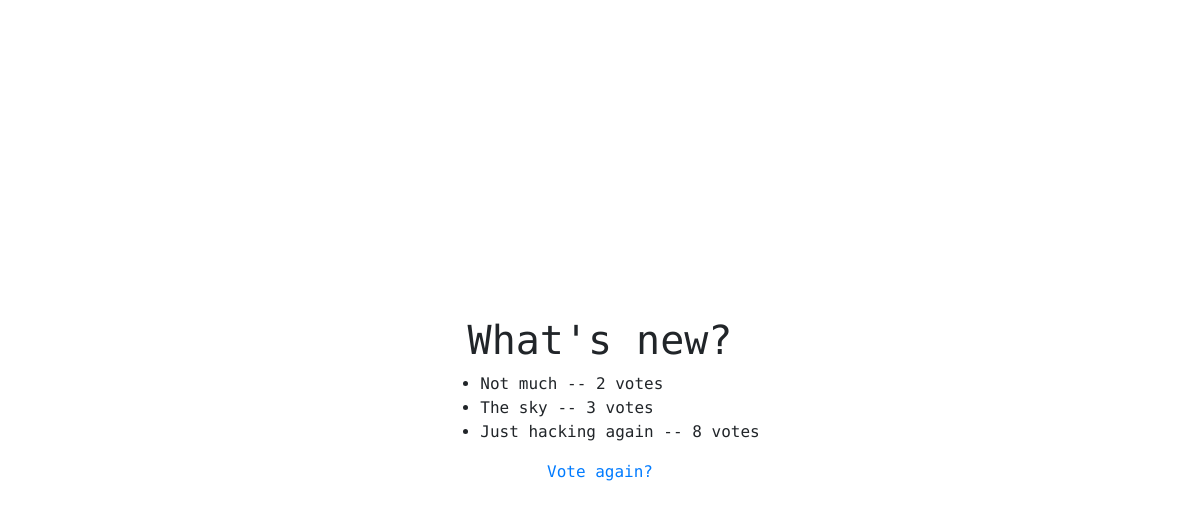
Before: /polls/4/results/ with the older database file.
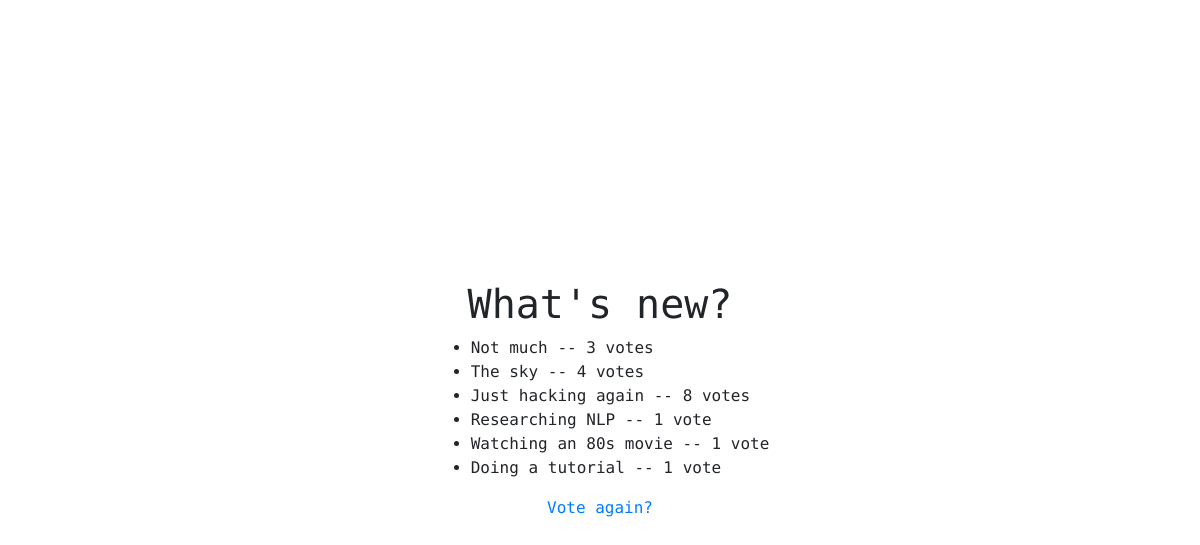
After: the same page with the newer database file.
### polls/models.py (models this page shows, shortened)
class Question(models.Model):
    question_text = models.CharField(max_length=200)
    pub_date = models.DateTimeField('date published')

class Choice(models.Model):
    question = models.ForeignKey(Question, on_delete=models.CASCADE)
    choice_text = models.CharField(max_length=200)
    votes = models.IntegerField(default=0)

### polls/views.py (the view)
# urls.py: path('<int:pk>/results/', views.ResultsView.as_view(), name='results'),
class ResultsView(generic.DetailView):
    model = Question
    template_name = 'polls/results.html'

### polls/templates/polls/results.html (shortened to what this page needs)
<!DOCTYPE html>
	<head>
		<link rel="stylesheet" href="https://maxcdn.bootstrapcdn.com/bootstrap/4.0.0/css/bootstrap.min.css">
		{% load static %}
		<link rel="stylesheet" type="text/css" href="{% static 'polls/app.css' %}"/>
		<link rel="stylesheet" type="text/css" href="{% static 'polls/flex.css' %}"/>
	</head>
	<body>
		<div class="wrapper">
			<div class="content flex flex-center flex-column">
				<h1>{{ question.question_text }}</h1>
				<ul>
					{% for choice in question.choice_set.all %}
					    <li>{{ choice.choice_text }} -- {{ choice.votes }} vote{{ choice.votes|pluralize }}</li>
					{% endfor %}
				</ul>
				<a href="{% url 'polls:detail' question.id %}">Vote again?</a>
			</div>
		</div>
	</body>
</html>

### polls/static/polls/app.css (style rules this page uses)
body, html { font-family: 'Roboto Mono', monospace; height: 100%; }
.wrapper { height: 100%; }
.content { height: 100%; }

### polls/static/polls/flex.css (style rules this page uses)
.flex { display: flex; display: -webkit-box; display: -ms-flexbox; display: -webkit-flex; }
.flex-column { -webkit-box-orient: vertical; -webkit-box-direction: normal; -ms-flex-direction: column; flex-direction: column; }
.flex-center { -webkit-box-pack: center; -ms-flex-pack: center; justify-content: center; }
.flex-center { -webkit-box-align: center; -ms-flex-align: center; -ms-grid-row-align: center; align-items: center; }

Changed rows visible on the page:
changed Choice "Not much": votes "2" → "3"
changed Choice "The sky": votes "3" → "4"
added Choice: choice_text "Researching NLP", votes "1"
added Choice: choice_text "Watching an 80s movie", votes "1"
added Choice: choice_text "Doing a tutorial", votes "1"
